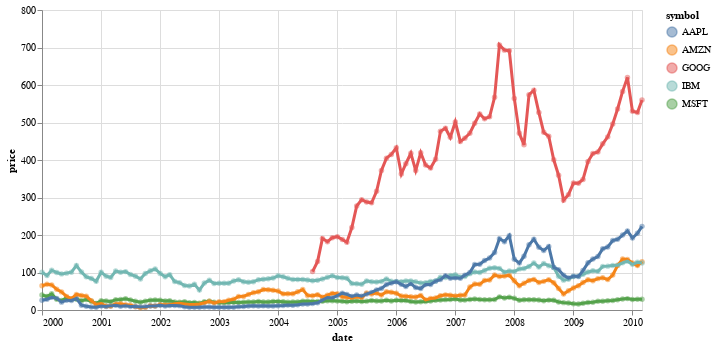

Notebook cell for this chart:
### Code cell
import altair as alt
from vega_datasets import data

source = data.stocks()

highlight = alt.selection(type='single', on='mouseover',
                          fields=['symbol'], nearest=True)

base = alt.Chart(source).encode(
    x='date:T',
    y='price:Q',
    color='symbol:N'
)

points = base.mark_circle().encode(
    opacity=alt.value(0.5)
).add_selection(
    highlight
).properties(
    width=600
)

lines = base.mark_line().encode(
    size=alt.condition(~highlight, alt.value(1), alt.value(3))
)

points + lines

### Figure 1 — Vega-Lite specification as saved in the notebook (floating-point values rounded to 4 significant figures; data arrays with more than 128 entries replaced by an {"elided": "..."} marker saying what was removed)
{"config": {"view": {"continuousWidth": 400, "continuousHeight": 300}}, "layer": [{"mark": "circle", "encoding": {"color": {"type": "nominal", "field": "symbol"}, "opacity": {"value": 0.5}, "x": {"type": "temporal", "field": "date"}, "y": {"type": "quantitative", "field": "price"}}, "selection": {"selector002": {"type": "single", "on": "mouseover", "fields": ["symbol"], "nearest": true}}, "width": 600}, {"mark": "line", "encoding": {"color": {"type": "nominal", "field": "symbol"}, "size": {"condition": {"value": 1, "selection": {"not": "selector002"}}, "value": 3}, "x": {"type": "temporal", "field": "date"}, "y": {"type": "quantitative", "field": "price"}}}], "data": {"name": "data-96e857a61c6b623bafe23440d582a500"}, "$schema": "https://vega.github.io/schema/vega-lite/v4.8.1.json", "datasets": {"data-96e857a61c6b623bafe23440d582a500": {"elided": "560 records"}}}
